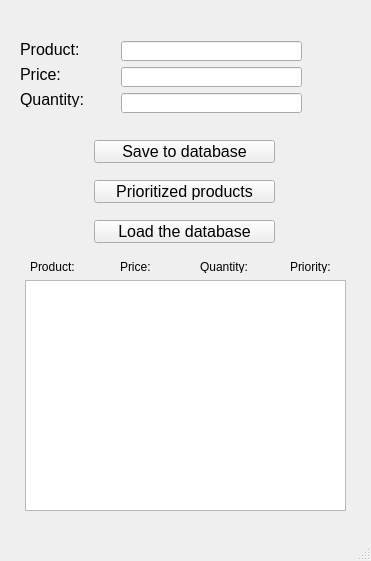
<?xml version="1.0" encoding="UTF-8"?>
<ui version="4.0">
 <class>MainWindow</class>
 <widget class="QMainWindow" name="MainWindow">
  <property name="geometry">
   <rect>
    <x>0</x>
    <y>0</y>
    <width>371</width>
    <height>561</height>
   </rect>
  </property>
  <property name="windowTitle">
   <string>MainWindow</string>
  </property>
  <widget class="QWidget" name="centralwidget">
   <widget class="QLabel" name="label">
    <property name="geometry">
     <rect>
      <x>20</x>
      <y>41</y>
      <width>91</width>
      <height>16</height>
     </rect>
    </property>
    <property name="font">
     <font>
      <pointsize>12</pointsize>
     </font>
    </property>
    <property name="text">
     <string>Product:</string>
    </property>
   </widget>
   <widget class="QLabel" name="label_2">
    <property name="geometry">
     <rect>
      <x>20</x>
      <y>66</y>
      <width>51</width>
      <height>16</height>
     </rect>
    </property>
    <property name="font">
     <font>
      <pointsize>12</pointsize>
     </font>
    </property>
    <property name="text">
     <string>Price:</string>
    </property>
   </widget>
   <widget class="QLabel" name="label_3">
    <property name="geometry">
     <rect>
      <x>20</x>
      <y>91</y>
      <width>81</width>
      <height>16</height>
     </rect>
    </property>
    <property name="font">
     <font>
      <pointsize>12</pointsize>
     </font>
    </property>
    <property name="text">
     <string>Quantity:</string>
    </property>
   </widget>
   <widget class="QLineEdit" name="lineEdit">
    <property name="geometry">
     <rect>
      <x>121</x>
      <y>41</y>
      <width>181</width>
      <height>20</height>
     </rect>
    </property>
    <property name="font">
     <font>
      <pointsize>12</pointsize>
     </font>
    </property>
   </widget>
   <widget class="QLineEdit" name="lineEdit_2">
    <property name="geometry">
     <rect>
      <x>121</x>
      <y>67</y>
      <width>181</width>
      <height>20</height>
     </rect>
    </property>
    <property name="font">
     <font>
      <pointsize>12</pointsize>
     </font>
    </property>
   </widget>
   <widget class="QLineEdit" name="lineEdit_3">
    <property name="geometry">
     <rect>
      <x>121</x>
      <y>93</y>
      <width>181</width>
      <height>20</height>
     </rect>
    </property>
    <property name="font">
     <font>
      <pointsize>12</pointsize>
     </font>
    </property>
   </widget>
   <widget class="QPushButton" name="pushButton">
    <property name="geometry">
     <rect>
      <x>94</x>
      <y>140</y>
      <width>181</width>
      <height>23</height>
     </rect>
    </property>
    <property name="font">
     <font>
      <pointsize>12</pointsize>
     </font>
    </property>
    <property name="text">
     <string>Save to database</string>
    </property>
   </widget>
   <widget class="QPushButton" name="pushButton_2">
    <property name="geometry">
     <rect>
      <x>94</x>
      <y>180</y>
      <width>181</width>
      <height>23</height>
     </rect>
    </property>
    <property name="font">
     <font>
      <pointsize>12</pointsize>
     </font>
    </property>
    <property name="text">
     <string>Prioritized products</string>
    </property>
   </widget>
   <widget class="QPushButton" name="pushButton_3">
    <property name="geometry">
     <rect>
      <x>94</x>
      <y>220</y>
      <width>181</width>
      <height>23</height>
     </rect>
    </property>
    <property name="font">
     <font>
      <pointsize>12</pointsize>
     </font>
    </property>
    <property name="text">
     <string>Load the database</string>
    </property>
   </widget>
   <widget class="QListWidget" name="listWidget">
    <property name="geometry">
     <rect>
      <x>25</x>
      <y>280</y>
      <width>321</width>
      <height>231</height>
     </rect>
    </property>
   </widget>
   <widget class="QLabel" name="label_4">
    <property name="geometry">
     <rect>
      <x>30</x>
      <y>260</y>
      <width>47</width>
      <height>13</height>
     </rect>
    </property>
    <property name="text">
     <string>Product:</string>
    </property>
   </widget>
   <widget class="QLabel" name="label_5">
    <property name="geometry">
     <rect>
      <x>120</x>
      <y>260</y>
      <width>47</width>
      <height>13</height>
     </rect>
    </property>
    <property name="text">
     <string>Price:</string>
    </property>
   </widget>
   <widget class="QLabel" name="label_6">
    <property name="geometry">
     <rect>
      <x>200</x>
      <y>260</y>
      <width>47</width>
      <height>13</height>
     </rect>
    </property>
    <property name="text">
     <string>Quantity:</string>
    </property>
   </widget>
   <widget class="QLabel" name="label_7">
    <property name="geometry">
     <rect>
      <x>290</x>
      <y>260</y>
      <width>47</width>
      <height>13</height>
     </rect>
    </property>
    <property name="text">
     <string>Priority:</string>
    </property>
   </widget>
  </widget>
  <widget class="QStatusBar" name="statusbar"/>
 </widget>
 <resources/>
 <connections/>
</ui>
